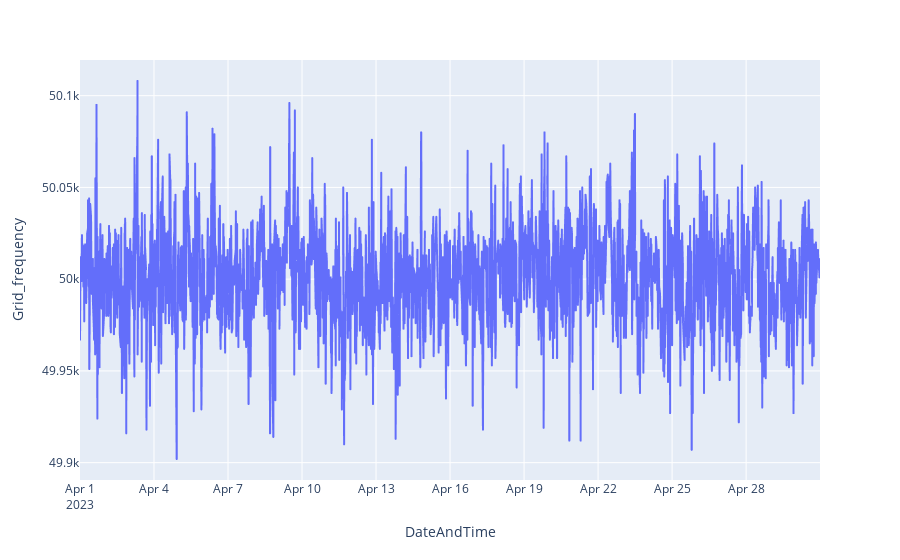

Notebook cell for this chart:
### Code cell
# You can zoom in manually, or just drop the 0s for now
tp = bess.loc[bess.Grid_frequency > 0]
px.line(tp, x=tp.index, y='Grid_frequency')  # note we can omit the x here; it will default to the index

### Figure 1 — Plotly figure (JSON) as saved in the notebook; plotly's stock layout.template omitted (floating-point values rounded to 4 significant figures; data arrays with more than 128 entries replaced by an {"elided": "..."} marker saying what was removed)
{"data": [{"hovertemplate": "DateAndTime=%{x}<br>Grid_frequency=%{y}<extra></extra>", "legendgroup": "", "line": {"color": "#636efa", "dash": "solid"}, "marker": {"symbol": "circle"}, "mode": "lines", "name": "", "showlegend": false, "type": "scattergl", "x": {"elided": "2591 str values"}, "xaxis": "x", "y": {"elided": "2591 int values"}, "yaxis": "y"}], "layout": {"legend": {"tracegroupgap": 0}, "margin": {"t": 60}, "xaxis": {"anchor": "y", "domain": [0, 1], "title": {"text": "DateAndTime"}}, "yaxis": {"anchor": "x", "domain": [0, 1], "title": {"text": "Grid_frequency"}}}}
